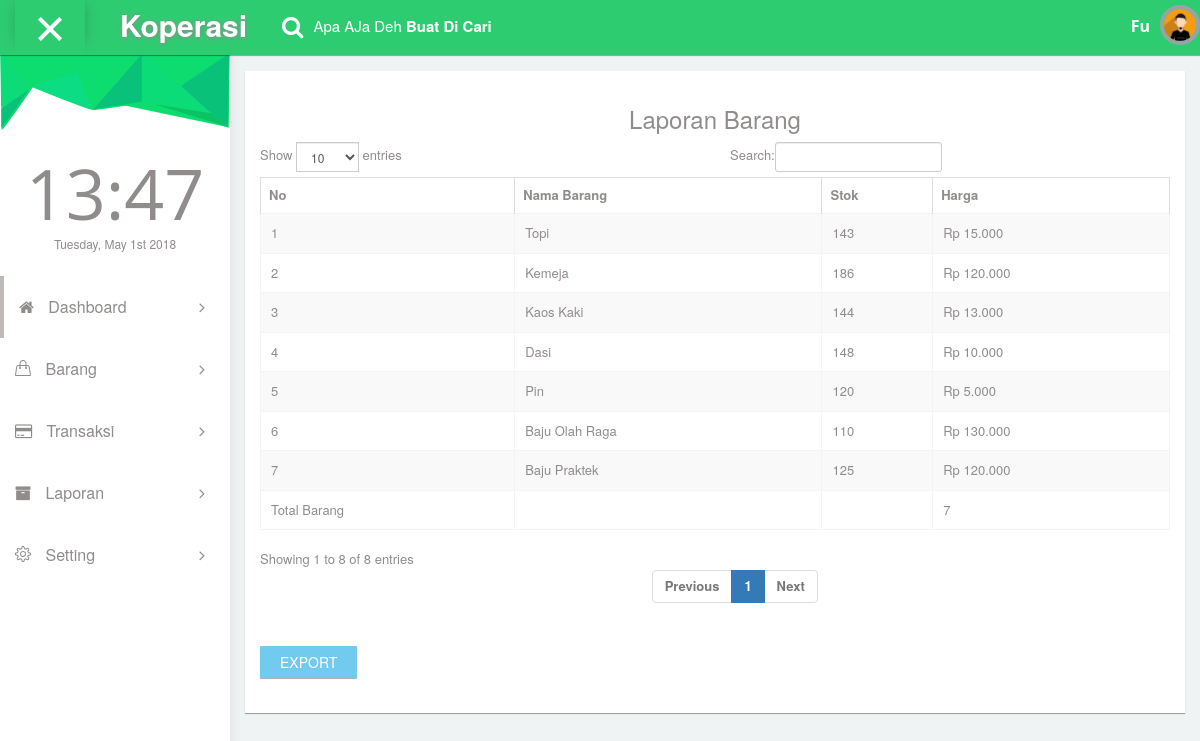
The app's page /Admin/laporan-barang.php (signed in) with its own data.
### tables this page shows
CREATE TABLE `barang` (
  `id_barang` int(30) NOT NULL,
  `nama_barang` varchar(30) NOT NULL,
  `stok` int(30) NOT NULL,
  `harga` varchar(30) NOT NULL
);

### Admin/laporan-barang.php (the view, shortened to what this page needs)
<?php
require_once("koneksi.php");
$muncul = mysqli_query($koneksi,"SELECT * FROM admin");
$data = mysqli_fetch_array($muncul);
?>
<!DOCTYPE html>
<html lang="en">
<head>
    <link rel="stylesheet" type="text/css" href="asset/css/bootstrap.min.css">
      <link rel="stylesheet" type="text/css" href="asset/css/plugins/font-awesome.min.css"/>
      <link rel="stylesheet" type="text/css" href="asset/css/plugins/simple-line-icons.css"/>
      <link rel="stylesheet" type="text/css" href="asset/css/plugins/animate.min.css"/>
      <link rel="stylesheet" type="text/css" href="asset/css/plugins/fullcalendar.min.css"/>
	<link href="asset/css/style.css" rel="stylesheet">
  </head>
 <body id="mimin" class="dashboard">
        <nav class="navbar navbar-default header navbar-fixed-top">
          <div class="col-md-12 nav-wrapper">
            <div class="navbar-header" style="width:100%;">
              <div class="opener-left-menu is-open">
                <span class="bottom"></span>
              </div>
                <a href="index.php" class="navbar-brand">
                 <b>Koperasi</b>
                </a>
              <ul class="nav navbar-nav search-nav">
                <li>
                   <div class="search">
                    <span class="fa fa-search icon-search" style="font-size:23px;"></span>
                    <div class="form-group form-animate-text">
                      <input type="text" class="form-text" required>
                      <label class="label-search">Apa AJa Deh <b>Buat Di Cari</b> </label>
                    </div>
                  </div>
                </li>
              </ul>
              <ul class="nav navbar-nav navbar-right user-nav">
                <li class="user-name"><span><?php echo $data['nama'];?></span></li>
                  <li class="dropdown avatar-dropdown">
                   <img src="asset/img/avatar.jpg" class="img-circle avatar" alt="user name" data-toggle="dropdown" aria-haspopup="true" aria-expanded="true"/>
                </li>
              </ul>
            </div>
          </div>
        </nav>
      <div class="container-fluid mimin-wrapper">
           <div id="left-menu">
              <div class="sub-left-menu scroll">
                <ul class="nav nav-list">
                     <ul class="nav nav-list">
                    <li><div class="left-bg"></div></li>
                    <li class="time">
                      <h1 class="animated fadeInLeft">21:00</h1>
                      <p class="animated fadeInRight">Sat,October 1st 2029</p>
                    </li>
                    <li class="active ripple">
                      <a class="tree-toggle nav-header"><span class="fa-home fa"></span> Dashboard
                        <span class="fa-angle-right fa right-arrow text-right"></span>
                      </a>
                    </li>
                    <li class="ripple"><a class="tree-toggle nav-header">
                    <span class="icons icon-handbag"></span> Barang
                    <span class="fa-angle-right fa right-arrow text-right"></span> </a>
                    </li>
                    <li class="ripple">
                      <a class="tree-toggle nav-header">
                        <span class="fa-credit-card fa"></span> Transaksi
                        <span class="fa-angle-right fa right-arrow text-right"></span>
                      </a>
                    </li>
                    <li class="ripple"><a class="tree-toggle nav-header">
                    <span class="fa fa-archive"></span> Laporan
                    <span class="fa-angle-right fa right-arrow text-right"></span> </a>
                    </li>
                    <li class="ripple">
                      <a class="tree-toggle nav-header">
                        <span class="icons icon-settings"></span> Setting
                        <span class="fa-angle-right fa right-arrow text-right"></span>
                      </a>
                    </li>
                     <li class="ripple">
                      <a class="tree-toggle nav-header">
                      </a>
                    </li>
                  </ul>
                </div>
            </div>
          <div id="content">
           <div class="col-md-12 top-20 padding-0">
              <div class="col-md-12">
                <div class="panel">
                  <div class="panel-body">
                  <div class="col-md-12 padding-0" style="padding-bottom:20px;">
                    <h3 class="head text-center">
                       Laporan Barang
                    </h3>
                    <p class="narrow text-center">
                      <div class="responsive-table">
                      <table id="datatables-example" class="table table-striped table-bordered" width="100%" cellspacing="0">
                      <thead>
                        <tr>
                          <th>No</th>
                          <th>Nama Barang</th>
                          <th>Stok</th>
                          <th>Harga</th>
                        </tr>
                      </thead>
                      <tbody>
                       <?php
                    $nomor = 1;
                    $jijo = mysqli_query($koneksi,"SELECT * FROM barang ORDER BY id_barang ASC");
                    while ($ahay = mysqli_fetch_array($jijo)){?>
                        <tr>
                          <td><?php echo $nomor ?></td>
                          <td><?php echo $ahay['nama_barang']; ?></td>
                          <td><?php echo $ahay['stok']; ?></td>
                          <td><?php echo "Rp ".number_format((double)$ahay['harga'],0,',','.').""; ?></td>
                        </tr>
                    <?php $nomor++ ?>
                    <?php } ?>
                     <tr>
                         <td>Total Barang</td>
                         <td></td>
                         <td></td>
                         <td><?php
                    $sql = "SELECT * FROM barang";
                    $query = mysqli_query($koneksi,$sql);
                    $count = mysqli_num_rows($query);
                    echo "$count";
                ?></td>
                     </tr>
                      </tbody>
                        </table>
                        <br>
                        <button class="btn btn-info">EXPORT</button>
                      </div>
                </div>
              </div>
            </div>
          </div>
                </div>
     </div>
  </body>
</html>

### records on screen
barang: nama_barang "Topi", stok "143", harga "15.000"
barang: nama_barang "Kemeja", stok "186", harga "120.000"
barang: nama_barang "Kaos Kaki", stok "144", harga "13.000"
barang: nama_barang "Dasi", stok "148", harga "10.000"
barang: nama_barang "Pin", stok "120", harga "5.000"
barang: nama_barang "Baju Olah Raga", stok "110", harga "130.000"
barang: nama_barang "Baju Praktek", stok "125", harga "120.000"

### other values on screen
$data['nama'] "Fu"
$count "7"
